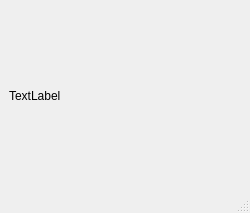
<?xml version="1.0" encoding="UTF-8"?>
<ui version="4.0">
 <class>MainWindow</class>
 <widget class="QMainWindow" name="MainWindow">
  <property name="geometry">
   <rect>
    <x>0</x>
    <y>0</y>
    <width>250</width>
    <height>213</height>
   </rect>
  </property>
  <property name="windowTitle">
   <string>MainWindow</string>
  </property>
  <widget class="QWidget" name="centralwidget">
   <layout class="QVBoxLayout" name="verticalLayout">
    <item>
     <widget class="ClickableLabel" name="lb_display">
      <property name="maximumSize">
       <size>
        <width>320</width>
        <height>240</height>
       </size>
      </property>
      <property name="text">
       <string>TextLabel</string>
      </property>
     </widget>
    </item>
   </layout>
  </widget>
  <widget class="QMenuBar" name="menubar">
   <property name="geometry">
    <rect>
     <x>0</x>
     <y>0</y>
     <width>250</width>
     <height>24</height>
    </rect>
   </property>
  </widget>
  <widget class="QStatusBar" name="statusbar"/>
 </widget>
 <customwidgets>
  <customwidget>
   <class>ClickableLabel</class>
   <extends>QLabel</extends>
   <header>clabel.h</header>
  </customwidget>
 </customwidgets>
 <resources/>
 <connections/>
</ui>
